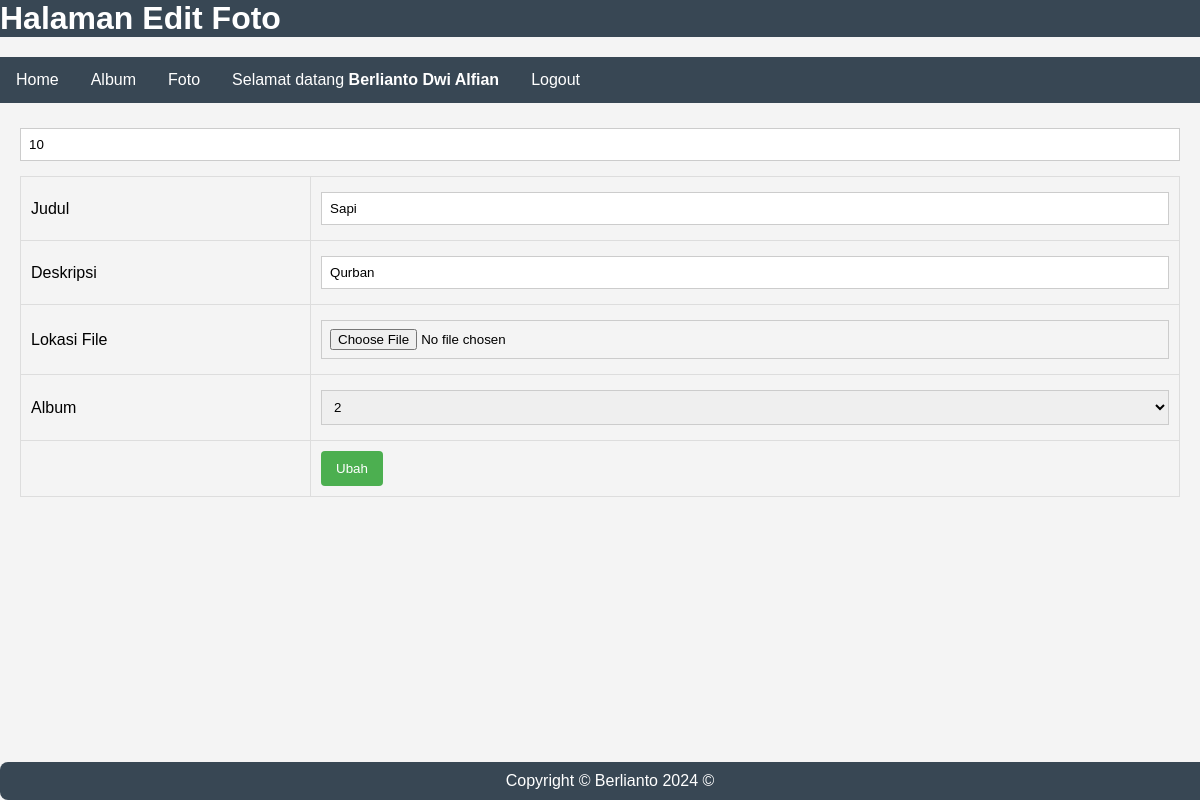
Screenshot of /edit_foto.php?fotoid=10 (signed in) with the database file from the repository.
### tables this page shows
CREATE TABLE `foto` (
  `fotoid` int(11) NOT NULL,
  `judulfoto` varchar(255) NOT NULL,
  `deskripsifoto` text NOT NULL,
  `tanggalunggah` date NOT NULL,
  `lokasifile` varchar(255) NOT NULL,
  `albumid` int(11) NOT NULL,
  `userid` int(11) NOT NULL
);

CREATE TABLE `album` (
  `albumid` int(11) NOT NULL,
  `namaalbum` varchar(255) NOT NULL,
  `deskripsi` text NOT NULL,
  `tanggaldibuat` date NOT NULL,
  `userid` int(11) NOT NULL
);

### edit_foto.php (the view, shortened to what this page needs)
<!DOCTYPE html>
<html lang="en">
<head>
</head>
<body>
    <h1>Halaman Edit Foto</h1>
    <ul>
        <li><a href="index.php">Home</a></li>
        <li><a href="album.php">Album</a></li>
        <li><a href="foto.php">Foto</a></li>
        <li><a>Selamat datang <b><?=$_SESSION['namalengkap']?></b>
        <li><a href="logout.php">Logout</a></li>
    </ul>
    <form action="update_foto.php" method="post" enctype="multipart/form-data">
        <?php
            include "koneksi.php";
            $fotoid=$_GET['fotoid'];
            $sql=mysqli_query($conn,"select * from foto where fotoid='$fotoid'");
            while($data=mysqli_fetch_array($sql)){
        ?>
        <input type="text" name="fotoid" value="<?=$data['fotoid']?>" readonly value="<?= $row[0] ?>" autocomplete="off" required>
        <table>
            <tr>
                <td>Judul</td>
                <td><input type="text" name="judulfoto" value="<?=$data['judulfoto']?>"></td>
            </tr>
            <tr>
                <td>Deskripsi</td>
                <td><input type="text" name="deskripsifoto" value="<?=$data['deskripsifoto']?>"></td>
            </tr>
            <tr>
                <td>Lokasi File</td>
                <td><input type="file" name="lokasifile"></td>
            </tr>
            <tr>
                <td>Album</td>
                <td>
                    <select name="albumid">
                    <?php
                        $userid=$_SESSION['userid'];
                        $sql2=mysqli_query($conn,"select * from album where userid='$userid'");
                        while($data2=mysqli_fetch_array($sql2)){
                    ?>
                            <option value="<?=$data2['albumid']?>" <?php if($data2['albumid']==$data['albumid']){echo 'selected';}?>><?=$data2['namaalbum']?></option>
                    <?php
                        }
                    ?>
                    </select>
                </td>
            </tr>
            <tr>
                <td></td>
                <td><input type="submit" value="Ubah"></td>
            </tr>
        </table>
        <?php
            }
        ?>
    </form>
    <footer>Copyright © Berlianto 2024 ©</footer>
</body>
</html>

### edit_foto.php (style rules this page uses)
body { font-family: Arial, sans-serif; background-color: #f4f4f4; margin: 0; padding: 0; }
h1 { list-style-type: none; margin: 0; padding: 0; overflow: hidden; color: white; background-color: #384754 }
ul { list-style-type: none; padding: 0; margin: 20px 0; background-color: #384754; overflow: hidden; }
li { float: left; }
li a { display: block; color: white; text-align: center; padding: 14px 16px; text-decoration: none; }
form { margin: 20px; }
table { width: 100%; border-collapse: collapse; margin-top: 10px; }
table, th, td { border: 1px solid #ddd; }
th, td { padding: 10px; text-align: left; }
input[type="text"], input[type="file"], select { width: 100%; padding: 8px; margin: 5px 0; display: inline-block; border: 1px solid #ccc; box-sizing: border-box; }
input[type="submit"] { background-color: #4caf50; color: white; padding: 10px 15px; border: none; border-radius: 4px; cursor: pointer; }
footer { background-color: #384754; color: white; padding: 10px; text-align: center; border-radius: 8px; position: fixed; bottom: 0; width: 100%; }

### rows the page displays
foto: fotoid "10", judulfoto "Sapi", deskripsifoto "Qurban", albumid "2"

### other values shown
$_SESSION['namalengkap'] "Berlianto Dwi Alfian"
